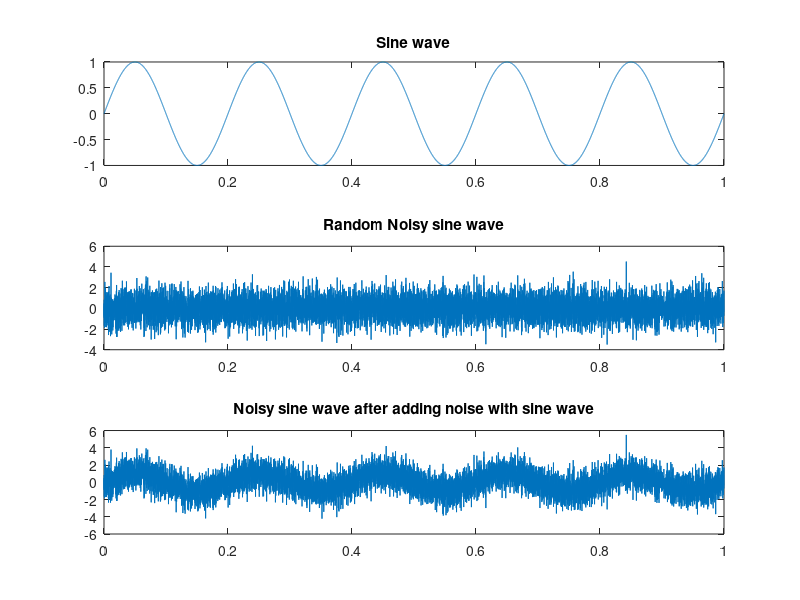

Write MATLAB code to recreate this figure.
% Use what is in the noisy scrpt to generate a nosy sine wave

fs = 1e4; % fs = 10000
t = 0:1/fs:1;

sw = sin(2*pi*5*t);

subplot(3,1,1);
plot(t,sw);
title('Sine wave');

n = randn(size(sw));

subplot(3,1,2);
plot(t,n);
title('Random Noisy sine wave');

swn = sw + n;
subplot(3,1,3);
plot(t,swn);
title('Noisy sine wave after adding noise with sine wave');



